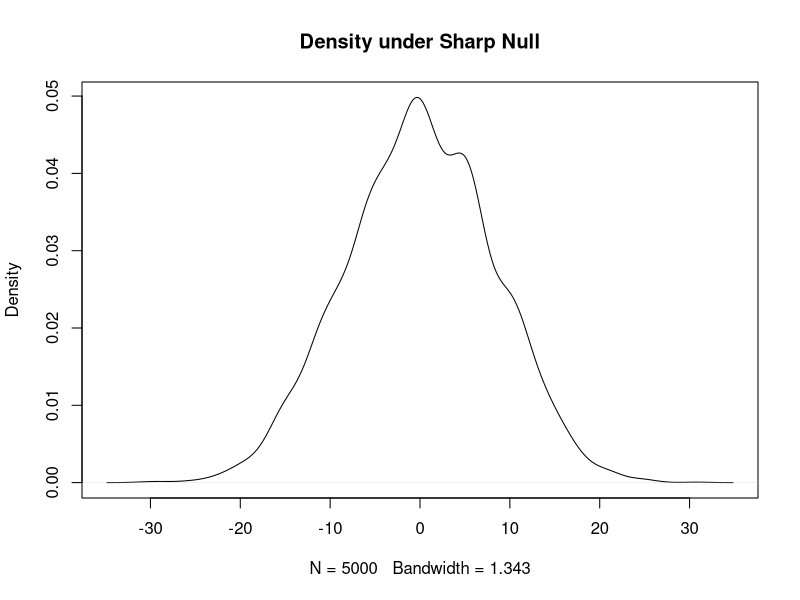
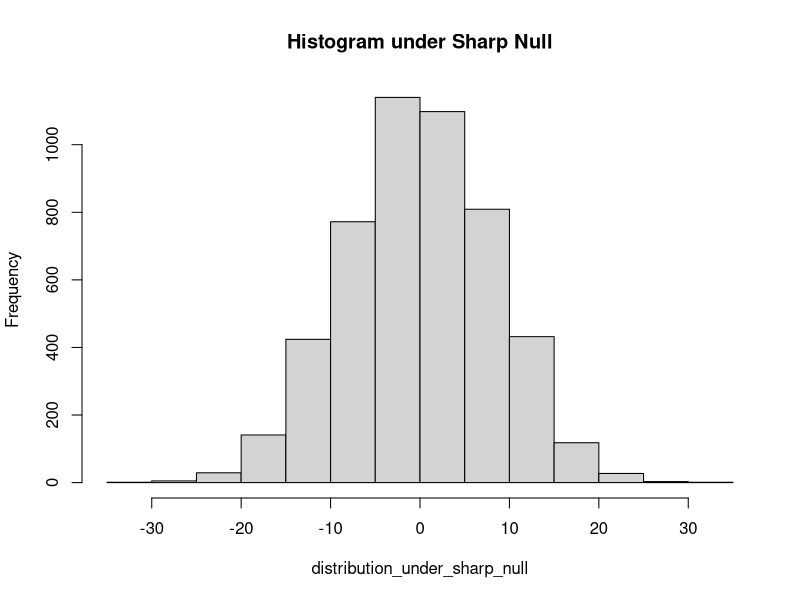
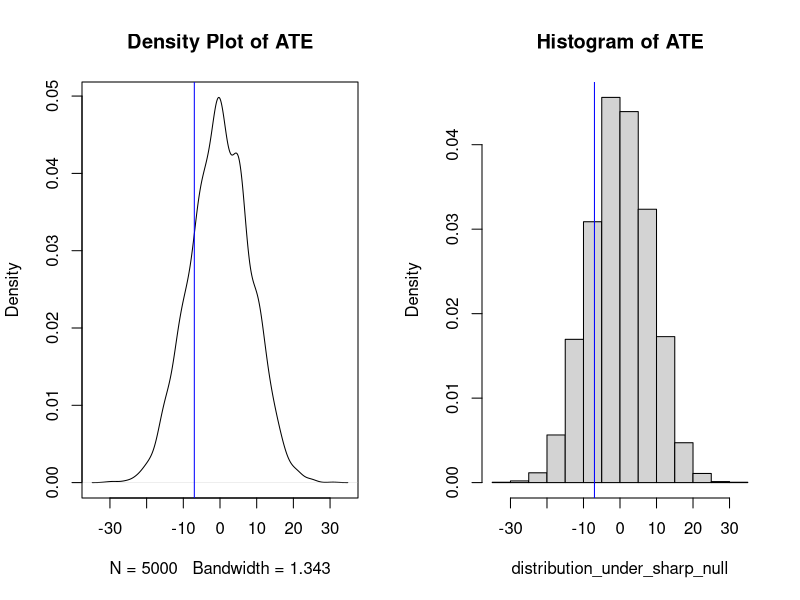
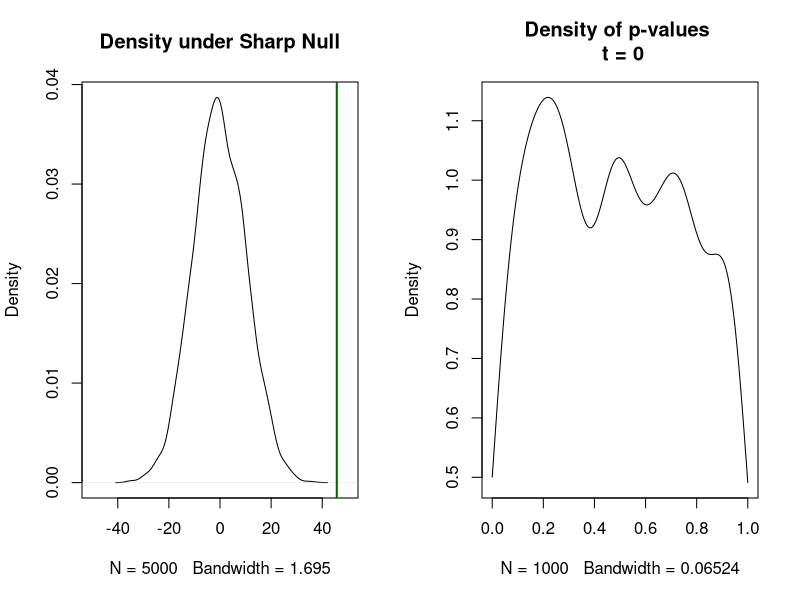
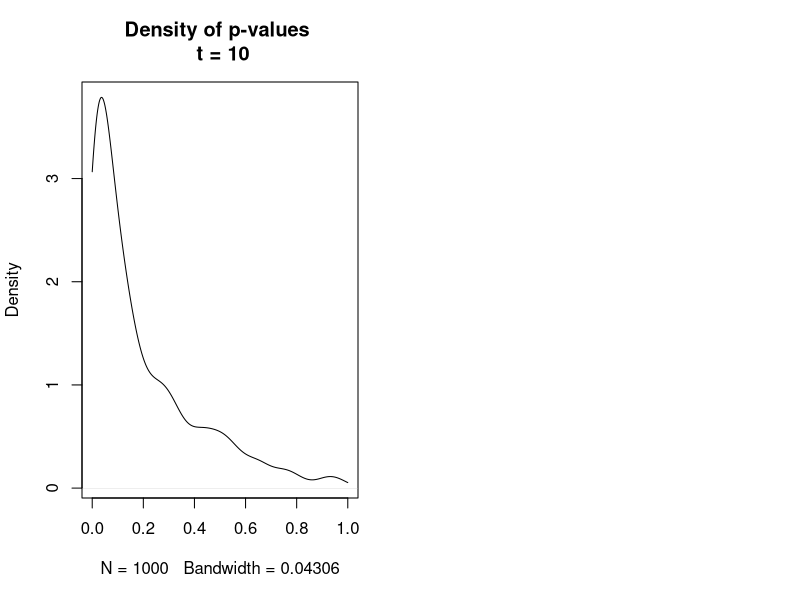

The R script that drew these images, in order: (Note: a time limit stopped this script after it produced the figures.)
## ---- chunk 1
group <- c(rep("Man",20),rep("Woman",20))
## ---- chunk 2
po_control <- c(seq(from = 1, to = 20), seq(from = 51, to = 70))
po_treatment <- po_control #no effect because potential outcomes in treatment are the same
po_control
po_treatment
## ---- chunk 3
randomize <- function() { 
  sample(c(rep(0,20),rep(1,20)))
} 
## from the help file
## For sample the default for size is the number of items inferred from the first argument
## ---- chunk 4
cases <- c(0,1)
randomizeV2 <- function() { 
  sample(cases, size = length(group), replace = TRUE)
  }

randomize()
## ---- chunk 5
treatment <- randomize() #Conduct randomization for this experiment
treatment
table(treatment)
## ---- chunk 6
treatment <- randomize() 
table(group, randomize())
## ---- chunk 7
outcomes <- po_treatment * treatment + po_control*(1-treatment)
outcomes
## ---- chunk 8
outcomesV2 <- rep(NA, length(group))
outcomesV2[treatment == 0] <- po_control[treatment == 0]
outcomesV2[treatment == 1] <- po_treatment[treatment == 1] 
## ---- chunk 9
outcomesV3 <- rep(NA, length(group))
for(i in 1:length(group)) { 
  if(treatment[i] == 0) { 
    outcomesV3[i] <- po_control[i]
    } else if(treatment[i] == 1) { 
      outcomesV3[i] <- po_treatment[i]
      }
  }
## ---- chunk 10
table(outcomes == outcomesV2)
table(outcomes == outcomesV3)
## ---- chunk 11
est_ate <- function(outcome, treat) { 
  mean(outcome[treat==1]) - mean(outcome[treat==0])
  } 
est_ate
## ---- chunk 12
ate <- est_ate(outcomes, treatment) 
ate 
## ---- chunk 13
est_ate(outcomes, randomize())
est_ate(outcomes, randomize())
est_ate(outcomes, randomize())
## ---- chunk 14
distribution_under_sharp_null <- replicate(5000, est_ate(outcomes, randomize()))
## ---- chunk 15
plot(density(distribution_under_sharp_null), 
     main = "Density under Sharp Null")
hist(distribution_under_sharp_null, 
     main = "Histogram under Sharp Null")
## ---- chunk 16
par(mfrow = c(1,2))
plot(density(distribution_under_sharp_null), 
     main = "Density Plot of ATE")
abline(v = ate, col = "blue")
hist(distribution_under_sharp_null, 
     main = "Histogram of ATE", 
     freq = FALSE)
abline(v = ate, col = "blue")
## ---- chunk 17
m <- mean(ate <= distribution_under_sharp_null) #p-value
m
## ---- chunk 18
po_treatment <- po_control + 25 # this is a big effect! 
po_control
po_treatment
# Randomize
treatment <- randomize()
outcomes <- po_treatment * treatment + po_control*(1-treatment)
outcomes
# Estimate ate
ate <- est_ate(outcomes, treatment)
ate
# What is the uncertainty?
distribution_under_sharp_null <- replicate(5000, est_ate(outcomes,
                                                         randomize()))
plot(density(distribution_under_sharp_null), 
     xlim = c(-50, 50), 
     main = "Density under Sharp Null")
abline(v=ate, col = "darkgreen", lwd = 2)
mean(ate < distribution_under_sharp_null) #p-value
## ---- chunk 19
# Function to simulate a study of a given 
# treatment effect and get the p-value

simulate_study <- function(treatment_effect_size) {
  po_control <- c(seq(from = 1,  to = 20), 
                  seq(from = 51, to = 70) )
  po_treatment <- po_control + treatment_effect_size
  treatment <- randomize()
  outcomes <- po_treatment * treatment + po_control * (1- treatment)
  ate <- est_ate(outcomes, treatment)
  distribution_under_sharp_null <- replicate(1000, est_ate(outcomes, randomize()) )
  return(mean(ate < distribution_under_sharp_null))
}
## ---- chunk 20
simulate_study(0) # p-value for no effect
p_values <- replicate(1000, simulate_study(0)) # distribution of pvalues
plot(density(p_values, from = 0, to = 1), xlim = c(0,1), 
     main = "Density of p-values \n t = 0") # uniform distribution
# how often is p_value under 0.05 when there is no effect?
## ---- chunk 21
p_values <- replicate(1000, simulate_study(10))
plot(density(p_values, from = 0, to = 1), 
     main = "Density of p-values \n t = 10")
## ---- chunk 22
mean(p_values) 
mean(p_values < 0.05) # somewhat likely to detect this effect
table(p_values < 0.05)
## ---- chunk 23
p_values <- replicate(1000, simulate_study(20))
plot(density(p_values, from = 0, to = 1), 
     main = "Density of p-values \n t = 20")
# What do those p-values look like? 
mean(p_values)
mean(p_values < 0.05)   # very likely to 
table(p_values < 0.05)  # detect this effect
## ---- chunk 24
# First: Simulate the p-values in a regression
simulate_study_lm <- function(baseline, effect_size, sample_size) {
  control_units <- rbinom(sample_size, 1, baseline)
  treatment_units <- rbinom(sample_size, 1, baseline + effect_size)
  all_units <- c(control_units, treatment_units)
  treatment_vector <- c(rep(0, sample_size), rep(1, sample_size))
  p_value <- summary(lm(all_units ~ treatment_vector))$coefficients[2, 4]
  effect_detected <- p_value < 0.05
  return(effect_detected)
}
# Second: 
get_power <- function(baseline, effect_size, sample_size) {
  return(mean(replicate(2000, 
                        simulate_study_lm(baseline,
                                          effect_size, 
                                          sample_size))) )
}
## ---- chunk 25
#Increasing effect size
get_power(baseline = .1, effect_size = .05, sample_size = 100)
get_power(baseline = .1, effect_size = .10, sample_size = 100)
get_power(baseline = .1, effect_size = .15, sample_size = 100)
get_power(baseline = .1, effect_size = .2, 100)
get_power(baseline = .1, effect_size = .25, 100)
## ---- chunk 26
# Increasing sample size
get_power(baseline = .1, effect_size = .05, sample_size = 100)
get_power(baseline = .1, effect_size = .05, sample_size = 200)
get_power(baseline = .1, effect_size = .05, sample_size = 300)
get_power(baseline = .1, effect_size = .05, sample_size = 400)
get_power(baseline = .1, effect_size = .05, sample_size = 500)
get_power(baseline = .1, effect_size = .05, sample_size = 1000)
get_power(baseline = .1, effect_size = .05, sample_size = 5000)
## ---- chunk 27
summary(lm(outcomes ~ treatment))
estimate_in_confidence_interval <- function() {
  true_effect <- 25
  # Simulate outcomes
  po_control <- c(seq(from = 1,  to = 20), 
                  seq(from = 51, to = 70))
  po_treatment <- po_control + true_effect
  treatment <- randomize()
  outcomes <- po_treatment * treatment + po_control*(1 - treatment)
  # Run regression
  regression <- summary(lm(outcomes ~ treatment))
  estimate <- regression$coefficients[2, 1]
  standard_error <- regression$coefficients[2, 2]
  lower_bound <- estimate - standard_error * 1.96
  upper_bound <- estimate + standard_error * 1.96
  # Is estimate in CI?
  estimate_in_ci <- lower_bound < true_effect & upper_bound > true_effect
  return(estimate_in_ci)
}
estimate_in_confidence_interval()
mean(replicate(1000, estimate_in_confidence_interval()))
